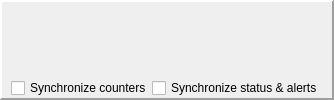
      <widget class="QFrame" name="frmMasterTests">
       <property name="frameShape">
        <enum>QFrame::Panel</enum>
       </property>
       <property name="frameShadow">
        <enum>QFrame::Raised</enum>
       </property>
       <property name="lineWidth">
        <number>2</number>
       </property>
       <layout class="QVBoxLayout" name="verticalLayout_6">
        <property name="spacing">
         <number>0</number>
        </property>
        <property name="leftMargin">
         <number>0</number>
        </property>
        <property name="topMargin">
         <number>0</number>
        </property>
        <property name="rightMargin">
         <number>0</number>
        </property>
        <property name="bottomMargin">
         <number>0</number>
        </property>
        <item>
         <widget class="QStackedWidget" name="stwMasterTest">
          <property name="frameShape">
           <enum>QFrame::NoFrame</enum>
          </property>
          <property name="currentIndex">
           <number>0</number>
          </property>
          <widget class="SDPO::MasterTestsEditWidget" name="wMasterTests"/>
          <widget class="SDPO::ExpressionTestsEditWidget" name="wExpressionTests"/>
         </widget>
        </item>
        <item>
         <layout class="QHBoxLayout" name="horizontalLayout_13">
          <property name="leftMargin">
           <number>9</number>
          </property>
          <property name="rightMargin">
           <number>9</number>
          </property>
          <item>
           <widget class="QCheckBox" name="chkSynchronizeCounters">
            <property name="text">
             <string>Synchronize counters</string>
            </property>
           </widget>
          </item>
          <item>
           <widget class="QCheckBox" name="chkSynchronizeStatusAlerts">
            <property name="text">
             <string>Synchronize status &amp;&amp; alerts</string>
            </property>
           </widget>
          </item>
         </layout>
        </item>
       </layout>
      </widget>
